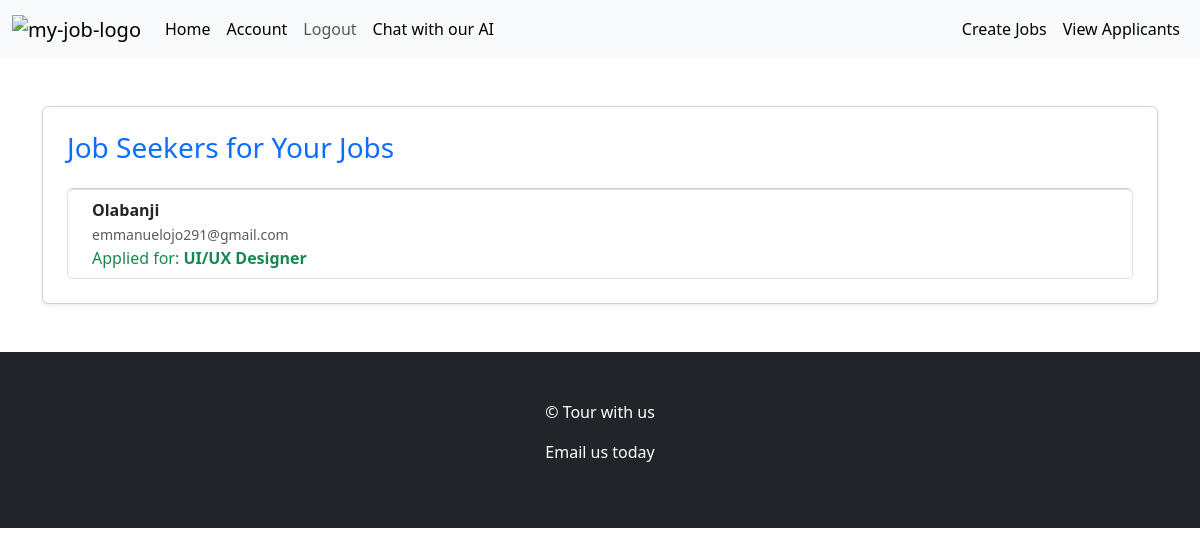
/employers/view_applicants/ (signed in), run on an earlier commit of the app's database.
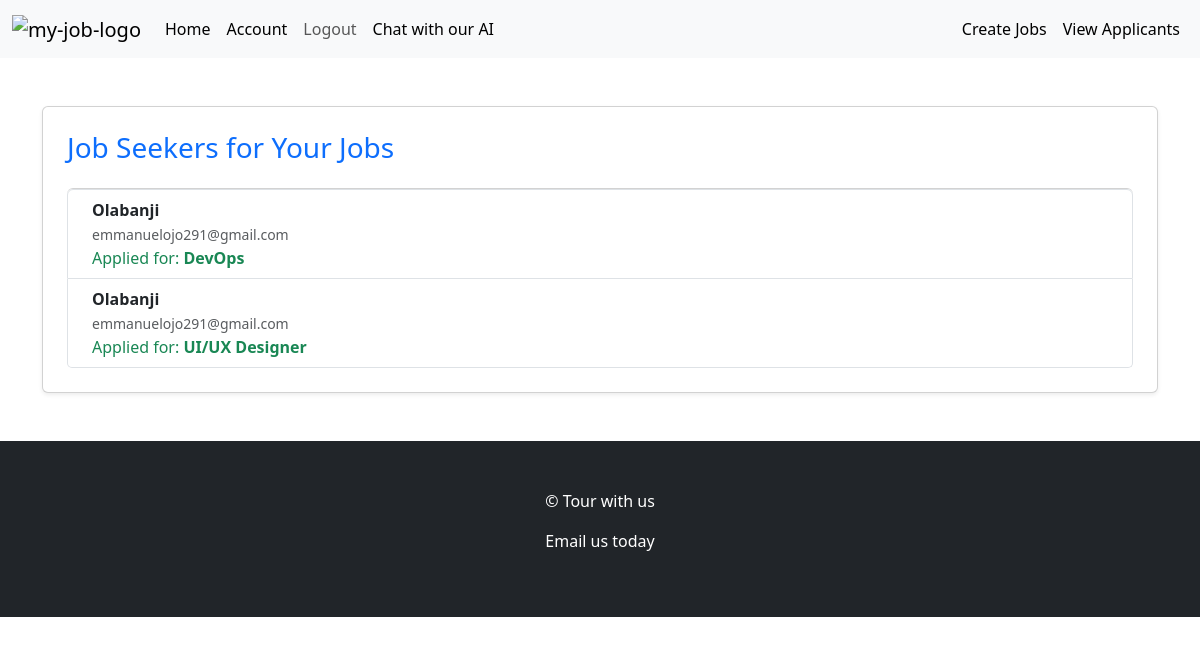
And on a later commit of the database.
### job_seekers/models.py (models this page shows, shortened)
class Job_application(models.Model):
    STATUS_CHOICES = [
        ('pending', 'Pending'),
        ('accepted', 'Accepted'),
        ('rejected', 'Rejected')
    ]
    status = models.CharField(max_length=50, choices=STATUS_CHOICES, default='pending')
    user = models.ForeignKey(CustomUser, null=True, blank=True, on_delete=models.CASCADE, related_name='jobs_applied')
    job = models.ForeignKey(Job, null=True, blank=True, on_delete=models.CASCADE, related_name='job_applications')

class CustomUser(AbstractUser):
    name = models.CharField(max_length=255, blank=True)
    email = models.EmailField(unique=True)
    bio = models.TextField(blank=True, null=True)
    has_seen_login_message = models.BooleanField(default=False)
    ROLE_CHOICES = {
        ('employee', 'Employee'),
        ('employer', 'Employer'),
    }
    role = models.CharField(max_length=30, choices=ROLE_CHOICES)
    USERNAME_FIELD = 'email'
    REQUIRED_FIELDS = ['username', 'name', 'role']

class Job(models.Model):
    job_logo = models.ImageField(default='download.jpg', upload_to='static/images', null=True, blank=True)
    title = models.CharField(max_length=255)
    employer = models.ForeignKey(CustomUser, on_delete=models.CASCADE, related_name='applied_jobs', null=True, blank=True)
    description = models.TextField()
    company_name = models.CharField(max_length=100)
    company_details = models.TextField(null=True, blank=True)
    location = models.CharField(max_length=100)
    created = models.DateTimeField(auto_now_add=True)
    updated = models.DateTimeField(auto_now=True)
    class Meta:
        ordering = ['-updated', '-created']

### employers/views.py (the view)
# urls.py: path('view_applicants/', views.view_applicants, name='view_applicants'),
@login_required(login_url='main_login')
@restrict_to_employer
def view_applicants(request):
    employer = request.user
    employer_jobs = Job.objects.filter(employer=employer)
    job_applications = Job_application.objects.filter(job__in=employer_jobs)
    context = {'employer': employer, 'job_applications': job_applications}
    return render(request, 'emp/view_applicants.html', context)

### employers/templates/emp/view_applicants.html
{% extends 'base/main.html' %}
{% block content %}
<div class="container mt-5">
    <div class="card shadow-sm p-4">
        <h3 class="mb-4 text-primary">Job Seekers for Your Jobs</h3>
        {% if job_applications %}
            <ul class="list-group">
                {% for application in job_applications %}
                    <li class="list-group-item d-flex justify-content-between align-items-start">
                        <div class="ms-2 me-auto">
                            <div class="fw-bold">
                                <a href="{% url 'applicants_profile' application.user.id application.job.id %}" class="text-decoration-none text-dark">
                                    {{ application.user.name }}
                                </a>
                            </div>
                            <small class="text-muted">{{ application.user.email }}</small><br>
                            <span class="text-success">Applied for: <strong>{{ application.job.title }}</strong></span>
                        </div>
                    </li>
                {% endfor %}
            </ul>
        {% else %}
            <div class="alert alert-info">
                No job seekers have applied to your jobs yet.
            </div>
        {% endif %}
    </div>
</div>
{% endblock %}

What changed in the data, as far as the page shows it:
added Job_application: user.name "Olabanji", user.email "emmanuelojo291@gmail.com", job "DevOps"
